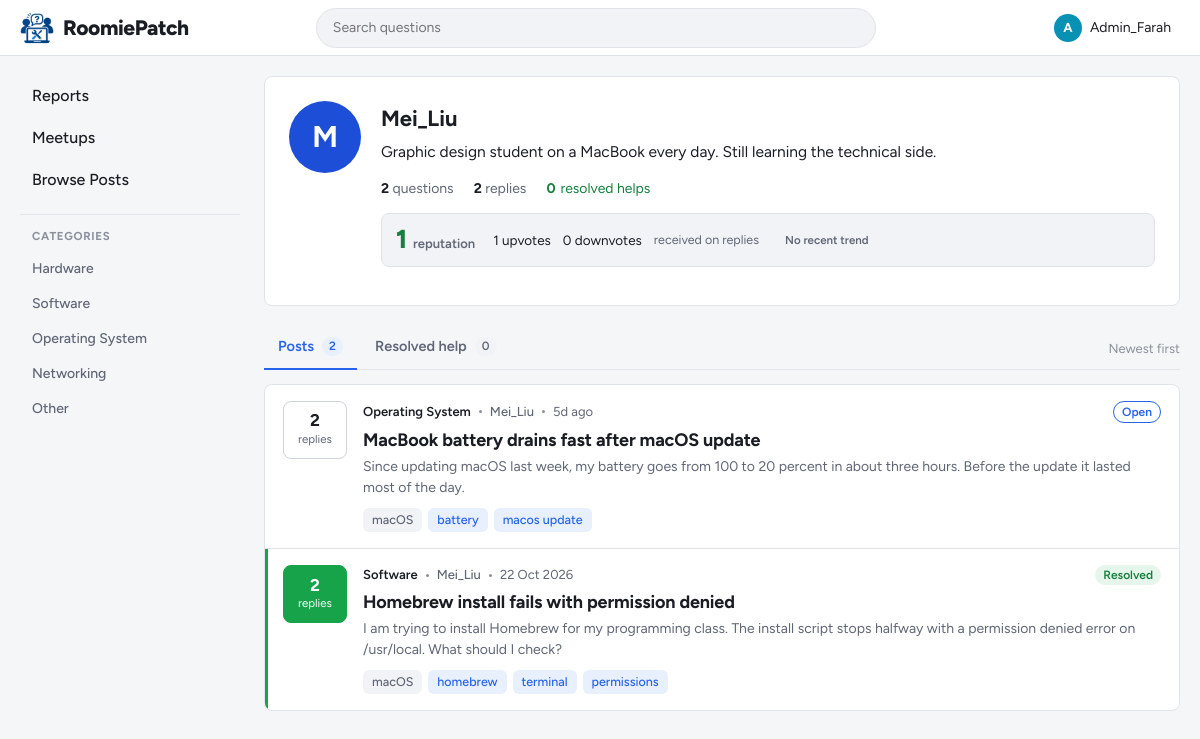
/student/profile.php?id=3 (signed in), run on an earlier commit of the app's database.
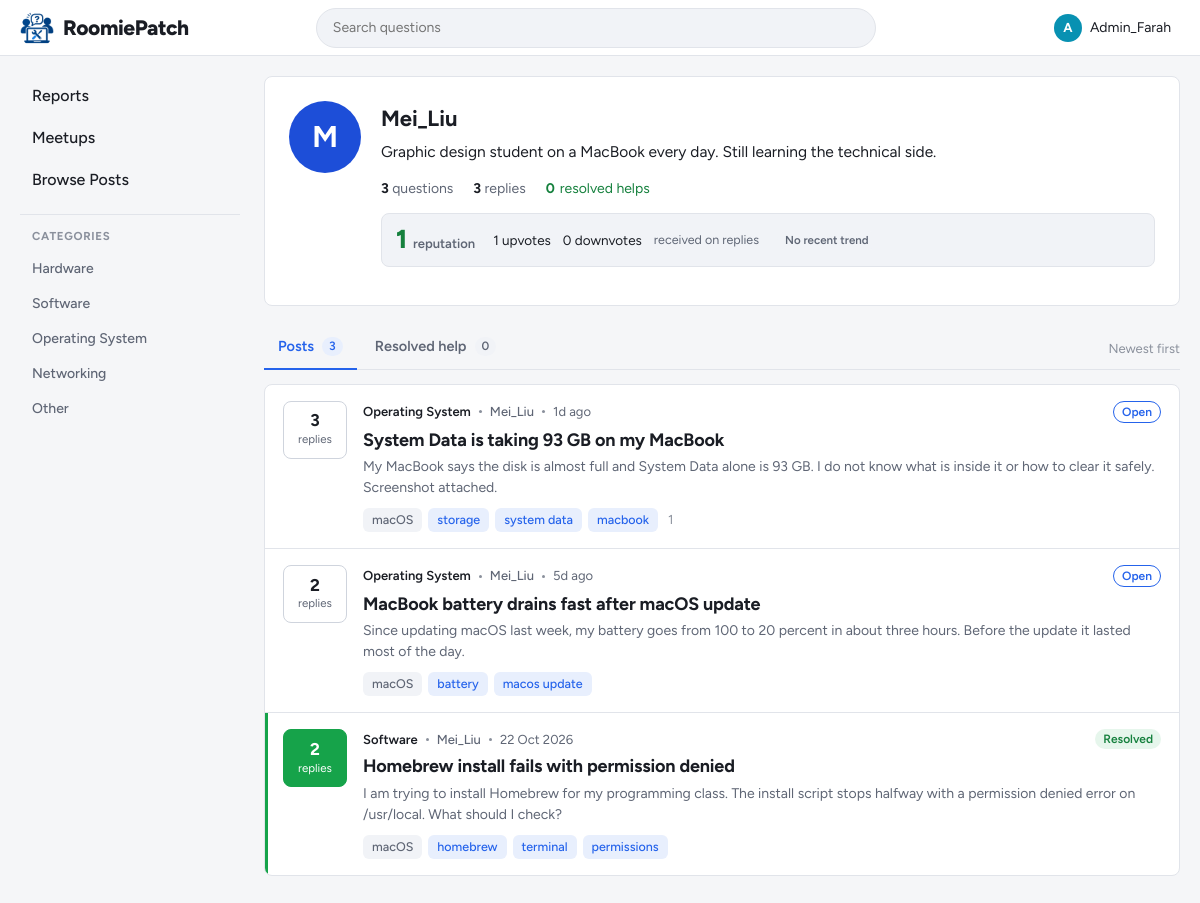
And on a later commit of the database.
### tables this page shows
CREATE TABLE categories (
    category_id   INT AUTO_INCREMENT PRIMARY KEY,
    category_name VARCHAR(50) NOT NULL UNIQUE
);

CREATE TABLE users (
    user_id   INT AUTO_INCREMENT PRIMARY KEY,
    username  VARCHAR(50)  NOT NULL UNIQUE,
    login_id  VARCHAR(20)  NOT NULL UNIQUE,       
    password  VARCHAR(255) NOT NULL,              
    role      ENUM('student', 'admin') NOT NULL DEFAULT 'student',
     
     
    reputation INT NOT NULL DEFAULT 0,
    bio       TEXT NULL
);

CREATE TABLE posts (
    post_id     INT AUTO_INCREMENT PRIMARY KEY,
    user_id     INT NOT NULL,
    title       VARCHAR(150) NOT NULL,
    description TEXT NOT NULL,
    category_id INT NOT NULL,
    device_os   ENUM('Windows', 'macOS', 'Linux', 'Android', 'iOS', 'Other') NOT NULL,
    tags        VARCHAR(255) NULL,                 
    status      ENUM('Open', 'Resolved') NOT NULL DEFAULT 'Open',
    created_at  DATETIME NOT NULL DEFAULT CURRENT_TIMESTAMP,
    FOREIGN KEY (user_id) REFERENCES users(user_id) ON DELETE CASCADE,
    FOREIGN KEY (category_id) REFERENCES categories(category_id)
);

### includes/post_card.php (the view, shortened to what this page needs)
<?php
$is_resolved = $post['status'] === 'Resolved';
$post_link = BASE_URL . 'student/post.php?id=' . (int) $post['post_id'];
$profile_link = BASE_URL . 'student/profile.php?id=' . (int) $post['user_id'];
$replies_label = $post['reply_count'] == 1 ? 'reply' : 'replies';
?>
<article class="post-card<?= $is_resolved ? ' is-resolved' : '' ?>">
    <div class="post-stat<?= $is_resolved ? ' resolved' : '' ?>"
         title="<?= $is_resolved ? 'Resolved' : 'Open' ?>, <?= (int) $post['reply_count'] ?> <?= $replies_label ?>">
        <span class="post-stat-count"><?= (int) $post['reply_count'] ?></span>
        <span class="post-stat-label"><?= $replies_label ?></span>
    </div>
    <div class="post-body">
        <div class="post-meta">
            <span class="post-category"><?= e($post['category_name']) ?></span>
            <span class="dot" aria-hidden="true"></span>
            <a class="post-author" href="<?= $profile_link ?>"><?= e($post['username']) ?></a>
            <span class="dot" aria-hidden="true"></span>
            <time datetime="<?= e($post['created_at']) ?>"><?= e(time_ago($post['created_at'])) ?></time>
            <?php if ($is_resolved): ?>
                <span class="status-badge resolved"><?= icon('check', 14) ?>Resolved</span>
            <?php else: ?>
                <span class="status-badge open">Open</span>
            <?php endif; ?>
        </div>
        <h3 class="post-title"><a href="<?= $post_link ?>"><?= e($post['title']) ?></a></h3>
        <p class="post-excerpt"><?= e(excerpt($post['description'])) ?></p>
        <div class="post-footer">
            <span class="chip chip-device"><?= e($post['device_os']) ?></span>
            <?php foreach (tag_list($post['tags']) as $card_tag): ?>
                <a class="chip" href="<?= BASE_URL ?>student/browse.php?tag=<?= urlencode($card_tag) ?>"><?= e($card_tag) ?></a>
            <?php endforeach; ?>
            <?php if ($post['image_count'] > 0): ?>
                <span class="post-images-count" title="Has <?= (int) $post['image_count'] ?> image(s) attached">
                    <?= icon('image', 15) ?><?= (int) $post['image_count'] ?>
                </span>
            <?php endif; ?>
        </div>
    </div>
</article>

### includes/header.php (shortened to what this page needs)
<?php
require_once __DIR__ . '/../config/db.php';
$is_admin = $_SESSION['role'] === 'admin';
$home_link = BASE_URL . dashboard_for($_SESSION['role']);
?>
<!DOCTYPE html>
<html lang="en">
<head>
    <link rel="stylesheet" href="<?= asset('assets/css/style.css') ?>">
</head>
<body data-base-url="<?= BASE_URL ?>">
<header class="topbar">
    <a class="brand" href="<?= $home_link ?>">
        <img class="brand-logo" src="<?= asset('assets/img/logo.png') ?>" alt="" width="34" height="34">
        <span>RoomiePatch</span>
    </a>
    <form class="topbar-search" action="<?= BASE_URL ?>student/browse.php" method="get" role="search">
        <input type="search" name="q" placeholder="Search questions" aria-label="Search questions"
               value="<?= e(get_text('q')) ?>">
    </form>
    <div class="topbar-actions">
        <button type="button" class="icon-btn theme-toggle" data-theme-toggle aria-label="Switch light or dark theme">
        </button>
        <div class="dropdown">
            <button type="button" class="user-menu-btn" data-dropdown-toggle aria-haspopup="true" aria-expanded="false">
                <?= avatar($_SESSION['username'], 'sm') ?>
                <span class="user-menu-name"><?= e($_SESSION['username']) ?></span>
            </button>
        </div>
    </div>
</header>
<div class="layout">
    <?php include __DIR__ . '/sidebar.php'; ?>

### includes/functions.php (shortened to what this page needs)
<?php
function asset($path)
{
    $file = __DIR__ . '/../' . $path;
    $version = is_file($file) ? filemtime($file) : 0;
    return BASE_URL . $path . '?v=' . $version;
}
function e($text)
{
    return htmlspecialchars((string) $text, ENT_QUOTES, 'UTF-8');
}
function dashboard_for($role)
{
    return $role === 'admin' ? 'admin/dashboard.php' : 'student/dashboard.php';
}
function time_ago($datetime)
{
    $seconds = time() - strtotime($datetime);
    if ($seconds < 7 * 86400) {
        return floor($seconds / 86400) . 'd ago';
    }
    return date('j M Y', strtotime($datetime));
}
function excerpt($text, $length = 160)
{
    $text = trim($text);
    if (mb_strlen($text) <= $length) {
        return $text;
    }
    return rtrim(mb_substr($text, 0, $length)) . '...';
}
function tag_list($tags)
{
    $list = [];
    foreach (explode(',', (string) $tags) as $tag) {
        $tag = trim($tag);
        if ($tag !== '') {
            $list[] = $tag;
        }
    }
    return $list;
}
function avatar($username, $size = 'md')
{
    $colours = ['#2563eb', '#0891b2', '#4f46e5', '#0d9488', '#7c3aed', '#1d4ed8'];
    $colour = $colours[crc32($username) % count($colours)];
    $letter = strtoupper(mb_substr($username, 0, 1));
    return '<span class="avatar avatar-' . e($size) . '" style="background:' . $colour . '" aria-hidden="true">'
        . e($letter) . '</span>';
}
function get_text($name, $max = 100)
{
    $value = $_GET[$name] ?? '';
    return mb_substr(trim($value), 0, $max);
}
function get_reputation_info($conn, $user_ids)
{
    $user_ids = array_values(array_unique(array_map('intval', $user_ids)));
    $info = [];
    $placeholders = implode(',', array_fill(0, count($user_ids), '?'));
    $types = str_repeat('i', count($user_ids));
    $stmt = $conn->prepare("SELECT user_id, reputation FROM users WHERE user_id IN ($placeholders)");
    $stmt->bind_param($types, ...$user_ids);
    $stmt->execute();
    foreach ($stmt->get_result() as $row) {
        $info[(int) $row['user_id']] = ['reputation' => (int) $row['reputation'], 'status' => null, 'recent_up' => 0, 'recent_down' => 0];
    }
    $days = REP_RECENT_DAYS;
    $stmt = $conn->prepare("
        SELECT r.user_id,
               SUM(v.vote_type = 'upvote')   AS ups,
               SUM(v.vote_type = 'downvote') AS downs
        FROM reply_votes v
        JOIN replies r ON r.reply_id = v.reply_id
        WHERE r.user_id IN ($placeholders) AND v.updated_at >= NOW() - INTERVAL $days DAY
        GROUP BY r.user_id");
    $stmt->bind_param($types, ...$user_ids);
    $stmt->execute();
    foreach ($stmt->get_result() as $row) {
        $uid = (int) $row['user_id'];
        $ups = (int) $row['ups'];
        $downs = (int) $row['downs'];
        $info[$uid]['recent_up'] = $ups;
        $info[$uid]['recent_down'] = $downs;
        $total = $ups + $downs;
    }
    return $info;
}

### includes/sidebar.php (shortened to what this page needs)
<?php
function nav_link($key, $href, $icon_name, $label, $active, $badge = null)
{
    $class = $key === $active ? 'nav-link active' : 'nav-link';
    $current = $key === $active ? ' aria-current="page"' : '';
    $badge_html = '';
    return '<a class="' . $class . '" href="' . BASE_URL . $href . '"' . $current . '>'
        . icon($icon_name) . '<span>' . e($label) . '</span>' . $badge_html . '</a>';
}
?>
<nav class="sidebar" aria-label="Main">
    <?php if ($is_admin): ?>
        <div class="nav-group">
            <?= nav_link('reports', 'admin/dashboard.php', 'flag', 'Reports', $active) ?>
            <?= nav_link('meetups', 'admin/meetups.php', 'meetup', 'Meetups', $active) ?>
            <?= nav_link('browse', 'student/browse.php', 'list', 'Browse Posts', $active) ?>
        </div>
    <?php endif; ?>
    <div class="nav-group">
        <h2 class="nav-heading">Categories</h2>
        <?php
        $categories = $conn->query('SELECT category_id, category_name FROM categories ORDER BY category_id');
        while ($cat = $categories->fetch_assoc()):
        ?>
            <a class="nav-link nav-link-plain" href="<?= BASE_URL ?>student/browse.php?category=<?= (int) $cat['category_id'] ?>">
                <?= e($cat['category_name']) ?>
            </a>
        <?php endwhile; ?>
    </div>
</nav>

### student/profile.php (shortened to what this page needs)
<?php
require_once '../config/db.php';
$my_id = (int) $_SESSION['user_id'];
$profile_id = (int) get_text('id');
$tab = get_text('tab') === 'help' ? 'help' : 'posts';
$stmt = $conn->prepare('SELECT user_id, username, bio FROM users WHERE user_id = ? AND role = "student"');
$stmt->bind_param('i', $profile_id);
$stmt->execute();
$profile = $stmt->get_result()->fetch_assoc();
$is_me = $profile && (int) $profile['user_id'] === $my_id;
$stmt = $conn->prepare('SELECT COUNT(*) AS total FROM posts WHERE user_id = ?');
$stmt->bind_param('i', $profile_id);
$stmt->execute();
$post_count = (int) $stmt->get_result()->fetch_assoc()['total'];
$stmt = $conn->prepare('SELECT COUNT(*) AS total FROM replies WHERE user_id = ?');
$stmt->bind_param('i', $profile_id);
$stmt->execute();
$reply_count = (int) $stmt->get_result()->fetch_assoc()['total'];
$stmt = $conn->prepare('SELECT COUNT(*) AS total FROM replies WHERE user_id = ? AND is_resolved = 1');
$stmt->bind_param('i', $profile_id);
$stmt->execute();
$help_count = (int) $stmt->get_result()->fetch_assoc()['total'];
$rep_info = get_reputation_info($conn, [$profile_id]);
$rep = $rep_info[$profile_id];
$stmt = $conn->prepare("SELECT COALESCE(SUM(v.vote_type = 'upvote'), 0) AS ups, COALESCE(SUM(v.vote_type = 'downvote'), 0) AS downs
                        FROM reply_votes v JOIN replies r ON r.reply_id = v.reply_id WHERE r.user_id = ?");
$stmt->bind_param('i', $profile_id);
$stmt->execute();
$vote_totals = $stmt->get_result()->fetch_assoc();
if ($tab === 'help') {
    $stmt = $conn->prepare(POST_LIST_SQL . '
        WHERE p.post_id IN (SELECT post_id FROM replies WHERE user_id = ? AND is_resolved = 1)
        ORDER BY p.created_at DESC');
} else {
    $stmt = $conn->prepare(POST_LIST_SQL . ' WHERE p.user_id = ? ORDER BY p.created_at DESC');
}
$stmt->bind_param('i', $profile_id);
$stmt->execute();
$posts = $stmt->get_result();
$active = $is_me ? 'profile' : '';
include '../includes/header.php';
$base = 'profile.php?id=' . $profile_id;
?>
<main class="content">
    <section class="profile-card">
        <?= avatar($profile['username'], 'lg') ?>
        <div class="profile-info">
            <h1><?= e($profile['username']) ?><?php if ($is_me): ?> <span class="author-tag">You</span><?php endif; ?></h1>
            <?php if ($profile['bio'] !== null && trim($profile['bio']) !== ''): ?>
                <p class="profile-bio"><?= nl2br(e($profile['bio'])) ?></p>
            <?php else: ?>
                <p class="profile-bio muted"><?= $is_me ? 'You have not written a bio yet.' : 'No bio yet.' ?></p>
            <?php endif; ?>
            <ul class="profile-stats">
                <li><strong><?= $post_count ?></strong> <?= $post_count === 1 ? 'question' : 'questions' ?></li>
                <li><strong><?= $reply_count ?></strong> <?= $reply_count === 1 ? 'reply' : 'replies' ?></li>
                <li class="stat-help"><?= icon('check', 16) ?><strong><?= $help_count ?></strong> resolved <?= $help_count === 1 ? 'help' : 'helps' ?></li>
            </ul>
            <div class="profile-rep">
                <div class="profile-rep-score<?= $rep['reputation'] < 0 ? ' negative' : '' ?>">
                    <span class="profile-rep-number"><?= (int) $rep['reputation'] ?></span>
                    <span class="profile-rep-word">reputation</span>
                </div>
                <div class="profile-rep-detail">
                    <span><?= icon('arrow-up', 15) ?><?= (int) $vote_totals['ups'] ?> upvotes</span>
                    <span><?= icon('arrow-down', 15) ?><?= (int) $vote_totals['downs'] ?> downvotes</span>
                    <span class="muted">received on replies</span>
                </div>
                <?php if ($rep['status'] === 'helpful'): ?>
                    <span class="rep-status helpful">Recently Helpful</span>
                <?php elseif ($rep['status'] === 'not_helpful'): ?>
                    <span class="rep-status not-helpful">Recently Not Helpful</span>
                <?php else: ?>
                    <span class="rep-status neutral" title="Fewer than <?= REP_RECENT_MIN_VOTES ?> recent votes, or mixed feedback">No recent trend</span>
                <?php endif; ?>
            </div>
        </div>
    </section>
    <div class="tabs-row">
        <nav class="tabs" aria-label="Profile sections">
            <a class="tab<?= $tab === 'posts' ? ' active' : '' ?>" href="<?= $base ?>" <?= $tab === 'posts' ? 'aria-current="page"' : '' ?>>
                Posts <span class="tab-count"><?= $post_count ?></span>
            </a>
            <a class="tab<?= $tab === 'help' ? ' active' : '' ?>" href="<?= $base ?>&amp;tab=help" <?= $tab === 'help' ? 'aria-current="page"' : '' ?>>
                Resolved help <span class="tab-count"><?= $help_count ?></span>
            </a>
        </nav>
        <span class="sort-label">Newest first</span>
    </div>
    <div class="feed">
        <?php if ($posts->num_rows === 0): ?>
            <div class="empty-state">
                <?php if ($tab === 'help'): ?>
                    <strong>No resolved help yet</strong>
                    <?= $is_me ? 'When your reply solves someone\'s problem, the question shows up here.' : 'Replies by ' . e($profile['username']) . ' that solve a problem show up here.' ?>
                <?php else: ?>
                    <strong>No questions yet</strong>
                    <?= $is_me ? 'Questions you ask will show up here.' : e($profile['username']) . ' has not asked any questions.' ?>
                <?php endif; ?>
            </div>
        <?php else: ?>
            <?php while ($post = $posts->fetch_assoc()): ?>
                <?php include '../includes/post_card.php'; ?>
            <?php endwhile; ?>
        <?php endif; ?>
    </div>
</main>
<?php include '../includes/footer.php'; ?>

### includes/footer.php (shortened to what this page needs)
</div>
</body>
</html>

What changed in the data, as far as the page shows it:
added posts: reply_count "3", replies_label "replies", category.category_name "Operating System", user.username "Mei_Liu", created_at "1d ago", status "Open", title "System Data is taking 93 GB on my MacBook", description "My MacBook says the disk is almost full and System Data alone is 93 GB. I do not know what is inside it or how to clear it safely. Screenshot attached.", device_os "macOS", tags "storage", tags "system data", tags "macbook", image_count "1"
Also different on the page:
$post_count: "2" → "3"
$reply_count: "2" → "3"
